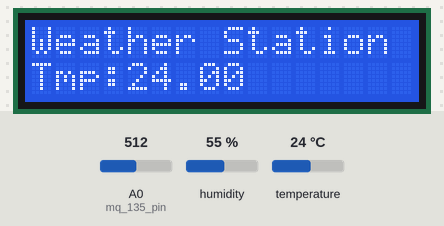
A sketch run on a simulated Arduino Uno, built with avr-gcc and run on an emulated ATmega328P. On the bench: 16×2 character LCD. The test bench sets the inputs (shaded band); at power-on: A0 (mq_135_pin) = 512, temperature 24 °C, humidity 55 %. What the sketch prints to the serial monitor is not drawn.

Above: at 1.2 s.
1.3 s: A0 (mq_135_pin) set to 542
15.1 s: A0 (mq_135_pin) set to 566
At 23.1 s:
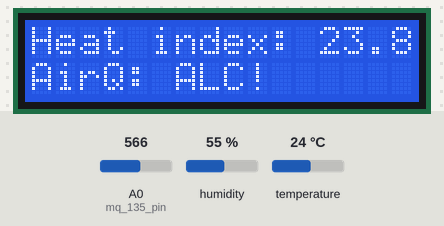
25.7 s: A0 (mq_135_pin) set to 689
39.5 s: A0 (mq_135_pin) set to 716
At 46.9 s:
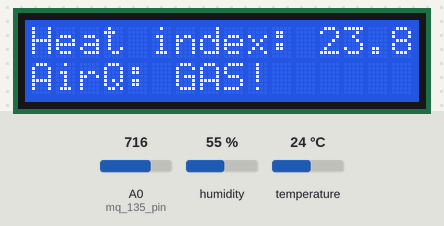
49.8 s: A0 (mq_135_pin) set to 290
At 63.3 s:
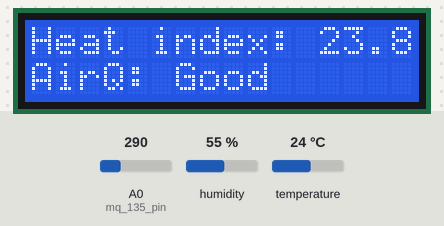
63.6 s: temperature set to 28 °C
At 64.8 s:
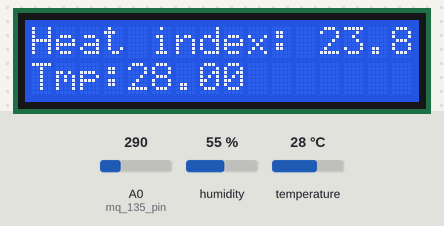
Timing chart, 0 to 66.6 s (numbered marks = the images above; inputs shaded):
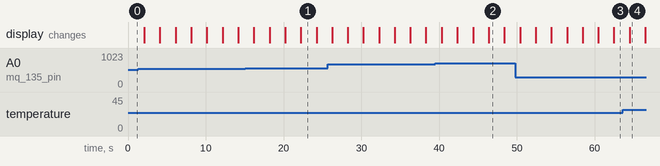

The sketch:

proiect_pm.ino
```cpp
#include <LiquidCrystal.h>
#include <DHT.h>

// initialize the library by associating any needed LCD interface pin
// with the arduino pin number it is connected to
const int rs = 12, en = 11, d4 = 5, d5 = 4, d6 = 3, d7 = 2;
LiquidCrystal lcd(rs, en, d4, d5, d6, d7);

const int dht_sensor_pin = 13;
#define DHTTYPE DHT11
DHT tmp_sensor(dht_sensor_pin, DHTTYPE);

const int mq_135_pin = 0;

void setup() {
  // init serial
  Serial.begin(9600);
  Serial.println("Weather Station initialising...");

  // init lcd
  lcd.begin(16, 2);
  lcd.print("Weather Station");

  // init dht
  tmp_sensor.begin();
}

void tmp_exit_procedure() {
  for (;;) {
    Serial.println("Temperature sensor has a problem...");
    delay(5000);
  }
}

void log_values(float tmpc, float hum, float hic, int airq) {
  // log in serial all recorded values
  Serial.print("Temperature: ");
  Serial.println(tmpc);

  if (tmpc > 25.00) {
    Serial.println("It's hot!!!");
  }

  Serial.print("Humidity: ");
  Serial.println(hum);

  Serial.print("Heat Index: ");
  Serial.println(hic);

  Serial.print("Air quality: ");
  Serial.println(airq);
}

void display_to_lcd(float tmpc, float hum, float hic, int airq) {
  // weather station message + tmp message
  lcd.setCursor(0, 1);
  lcd.print("Tmp:");
  lcd.print(tmpc);
  lcd.print("       ");
  delay(2000);
  // scroll one row
  lcd.setCursor(0, 0);
  lcd.print("Tmp: ");
  lcd.print(tmpc);
  lcd.print("       ");
  lcd.setCursor(0, 1);
  lcd.print("Hum: ");
  lcd.print(hum);
  delay(2000);
  // scroll one row
  lcd.setCursor(0, 0);
  lcd.print("Hum: ");
  lcd.print(hum);
  lcd.setCursor(0, 1);
  lcd.print("Heat index: ");
  lcd.print(hic);
  delay(2000);
  // scroll one row
  lcd.setCursor(0, 0);
  lcd.print("Heat index: ");
  lcd.print(hic);
  lcd.setCursor(0, 1);
  lcd.print("AirQ: ");
  if (airq < 300) {
    lcd.print("Good");
  } else if (airq < 550) {
    lcd.print("OK!!");
  } else if (airq < 700) {
    lcd.print("ALC!");
  } else {
    lcd.print("GAS!");
  }
  lcd.print("       ");
  delay(2000);
}

void loop() {
  // read temp in celsius
  float tmpc = tmp_sensor.readTemperature();
  // read humidity
  float hum = tmp_sensor.readHumidity();

  // check if any read failed
  if (isnan(hum) || isnan(tmpc))
    tmp_exit_procedure();

  // compute heat index
  float hic = tmp_sensor.computeHeatIndex(tmpc, hum, false);

  // read air quality
  int airq = analogRead(mq_135_pin);

  // log all recorded values
  log_values(tmpc, hum, hic, airq);

  // output values to lcd display
  display_to_lcd(tmpc, hum, hic, airq);
}
```

Measured:
- the behaviour switches between 549 and 550 on A0 (mq_135_pin) (found by bisection; images 0 and 1)
- the behaviour switches between 699 and 700 on A0 (mq_135_pin) (found by bisection; images 1 and 2)
- after the input at 15.1 s, the display: first differs from a run without the input after 7.1 s (image 1)
- after the input at 39.5 s, the display: first differs from a run without the input after 6.9 s (image 2)
- after the input at 49.8 s, the display: first differs from a run without the input after 12.7 s (image 3)
- what the display in image 1 shows lasts 2.0 s, from 22.2 s to 24.2 s
